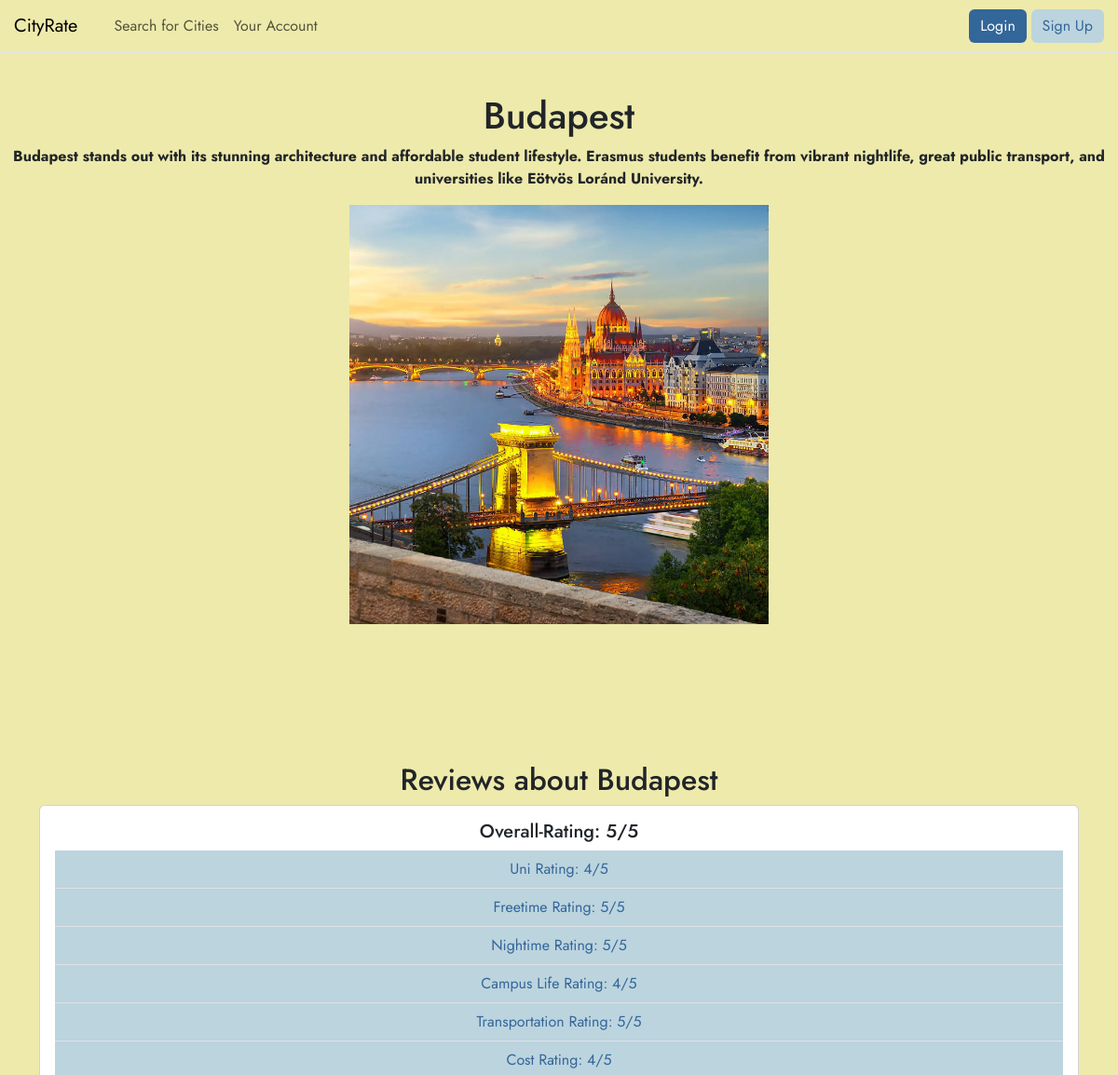
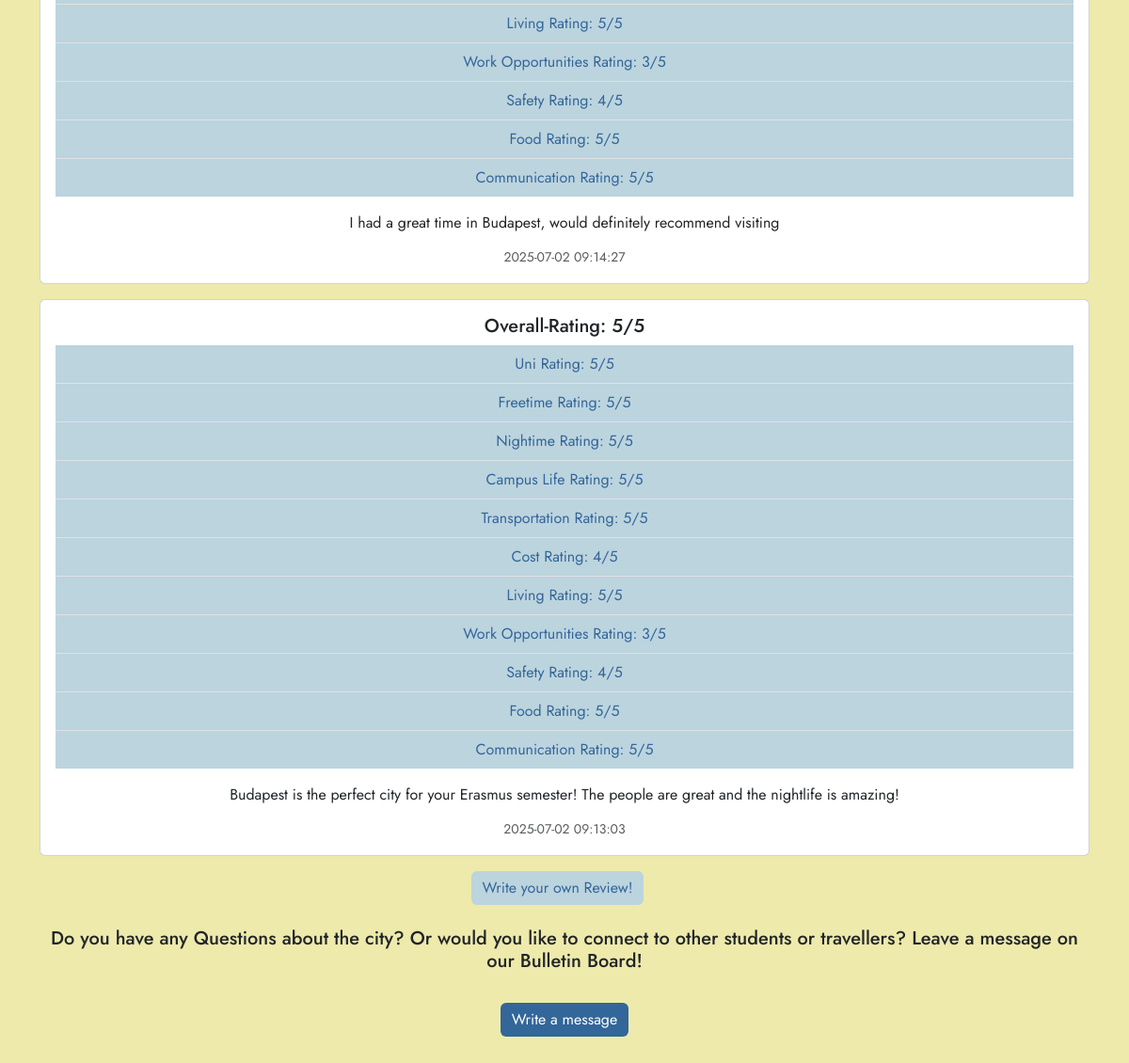
The page /city/Budapest on the database its author committed (2 pictures, top to bottom).
### tables this page shows
CREATE TABLE city (
    name TEXT PRIMARY KEY NOT NULL,
    description TEXT NOT NULL,
    image_path TEXT
);

CREATE TABLE review (
    id INTEGER PRIMARY KEY AUTOINCREMENT,
    city_name TEXT NOT NULL,
    username TEXT, -- wenn du später Users integrierst
    overall_rating INTEGER NOT NULL,
    uni_rating INTEGER,
    freetime_rating INTEGER,
    nightime_rating INTEGER,
    campus_life_rating INTEGER,
    transportation_rating INTEGER,
    cost_rating INTEGER,
    living_rating INTEGER,
    workopportunities_rating INTEGER,
    safety_rating INTEGER,
    food_rating INTEGER,
    comunication_rating INTEGER,
    comment TEXT,
    created_at TIMESTAMP DEFAULT CURRENT_TIMESTAMP,
    FOREIGN KEY(city_name) REFERENCES city(name),
    FOREIGN KEY(username) REFERENCES user(username)
);

### app.py (the view)
@app.route('/city/<city_name>', methods=['GET', 'POST'])
def city_view(city_name):
    if not city_name: #Falls kein city_name übergeben wurde
        return "No city chosen", 400
    db_con = get_db_con()
    form = ReviewForm()
    city = db_con.execute(
        'SELECT * FROM city WHERE LOWER(name) = LOWER(?)',
        (city_name.lower(),)
    ).fetchone()
    if city is None:
        return "City not found", 404
    reviews = db_con.execute(
        'SELECT * FROM review WHERE city_name = ? ORDER BY created_at DESC',
        (city['name'],) #Def für ?-Platzhalter
    ).fetchall()
    return render_template('city.html', city=city, form=form, reviews=reviews)

### db.py (called while the page is built)
def get_db_con(pragma_foreign_keys = True):
    if 'db_con' not in g:
        g.db_con = sqlite3.connect(
            current_app.config['DATABASE'],
            detect_types=sqlite3.PARSE_DECLTYPES
        )
        g.db_con.row_factory = sqlite3.Row
        if pragma_foreign_keys:
            g.db_con.execute('PRAGMA foreign_keys = ON;')
    return g.db_con

def close_db_con(e=None):
    db_con = g.pop('db_con', None)
    if db_con is not None:
        db_con.close()

### templates/city.html (shortened to what this page needs)
{% from 'bootstrap5/nav.html' import render_nav_item %}
<!DOCTYPE html>
<html>
<head>
    {{ bootstrap.load_css() }}
<link rel="stylesheet" href="{{ url_for('static', filename='css/style.css') }}">
</head>
<body>
  <nav class="navbar navbar-expand-xl border-bottom mb-3 fixed-top">
        <div class="container-fluid px-0">
            <a class="navbar-brand" href="{{ url_for('home') }}"  style ="padding-left: 15px;" >CityRate</a>
            <div class="collapse navbar-collapse" id="menu">
    <ul class="navbar-nav me-auto mb-2 mb-lg-0" style="padding-left: 15px;">
        {{ render_nav_item('search', 'Search for Cities') }}
        {{ render_nav_item('profile', 'Your Account') }}
    </ul>
    <div>
    <a href="{{ url_for('login') }}" class="btn custom-button1">Login</a>
    <a href="{{ url_for('register') }}" class="btn custom-button2">Sign Up</a>
    </div>
</div>
        </div>
    </nav>
    <header>
        <h1>{{ city['name'] }}</h1>
        <p class="fw-bold mb-3 text-center">{{ city['description'] }}</p>
       <img src="{{ url_for('static', filename='images/' ~ city['image_path']) }}" alt="{{ city['name'] }}" class="city-image">
    </header>
    <main class="container mt-5">
    <h2 class="text-center">Reviews about {{ city['name'] }}</h2>
    {% if reviews %}
        {% for review in reviews %}
            <div class="card mb-3">
                <div class="card-body">
    <h5 class="card-title">Overall-Rating: {{ review.overall_rating }}/5</h5>
    <ul class="list-group list-group-flush">
    <li class="list-group-item list-bg">Uni Rating: {{ review.uni_rating }}/5</li>
    <li class="list-group-item list-bg">Freetime Rating: {{ review.freetime_rating }}/5</li>
    <li class="list-group-item list-bg">Nightime Rating: {{ review.nightime_rating }}/5</li>
    <li class="list-group-item list-bg">Campus Life Rating: {{ review.campus_life_rating }}/5</li>
    <li class="list-group-item list-bg">Transportation Rating: {{ review.transportation_rating }}/5</li>
    <li class="list-group-item list-bg">Cost Rating: {{ review.cost_rating }}/5</li>
    <li class="list-group-item list-bg">Living Rating: {{ review.living_rating }}/5</li>
    <li class="list-group-item list-bg">Work Opportunities Rating: {{ review.workopportunities_rating }}/5</li>
    <li class="list-group-item list-bg">Safety Rating: {{ review.safety_rating }}/5</li>
    <li class="list-group-item list-bg">Food Rating: {{ review.food_rating }}/5</li>
    <li class="list-group-item list-bg">Communication Rating: {{ review.comunication_rating }}/5</li>
</ul>
    {% if review.comment %}
        <p class="card-text mt-3">{{ review.comment }}</p>
    {% endif %}
    <p class="card-subtitle text-muted"><small>{{ review.created_at }}</small></p>
</div>
            </div>
        {% endfor %}
    {% else %}
        <p class="text-center">No reviews yet. Be the first to leave one!</p> <br>
    {% endif %}
    <a href="{{ url_for('review', city_name=city.name)  }}" class="btn custom-button2">Write your own Review!</a>
 <div>
    <br>
    <h5 class="text-center">Do you have any Questions about the city? Or would you like to connect to other students or travellers? Leave a message on our Bulletin Board!</h5> <br>
    <a href="{{ url_for('bulletin', city_name=city.name) }}" class="btn custom-button1">Write a message</a>
    </div>
</main>
</body>
</html>

### static/css/style.css (style rules this page uses)
h1, h2, h3, h4, h5, h6 { text-align: center; }
body { padding-top: 100px; background-color: #EEEAAB; font-family: 'Jost', sans-serif; }
main { background-color: #EEEAAB; font-family: 'Jost', sans-serif; text-align: center; padding-top: 100px; }
nav.navbar { background-color: #EEEAAB; opacity: 1; }
.custom-button1 { background-color: #336699; color: white; border: none; }
.custom-button2 { background-color: #BCD4DE; color: #336699; border: #336699; margin-right: 15px; }

### templates/city.html (style rules this page uses)
.city-image { width: 450px; height: 450px; object-fit: cover; display: block; margin: 0 auto; }
.list-bg { background-color: #BCD4DE; color: #336699; }

### rows shown on the page
city: name "Budapest", description "Budapest stands out with its stunning architecture and affordable student lifestyle. Erasmus students benefit from vibrant nightlife, great public transport, and universities like Eötvös Loránd University.", image_path (picture)
review: overall_rating "5", uni_rating "4", freetime_rating "5", nightime_rating "5", campus_life_rating "4", transportation_rating "5", cost_rating "4", living_rating "5", workopportunities_rating "3", safety_rating "4", food_rating "5", comunication_rating "5", comment "I had a great time in Budapest, would definitely recommend visiting", created_at "2025-07-02 09:14:27"
review: overall_rating "5", uni_rating "5", freetime_rating "5", nightime_rating "5", campus_life_rating "5", transportation_rating "5", cost_rating "4", living_rating "5", workopportunities_rating "3", safety_rating "4", food_rating "5", comunication_rating "5", comment "Budapest is the perfect city for your Erasmus semester! The people are great and the nightlife is amazing!", created_at "2025-07-02 09:13:03"

### other values the page prints
{{ render_nav_item('search', 'Search for Cities') }} "Search for Cities"
{{ render_nav_item('profile', 'Your Account') }} "Your Account"
